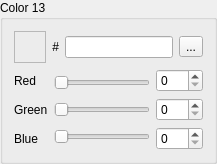
        <widget class="QGroupBox" name="group_13">
         <property name="title">
          <string>Color 13</string>
         </property>
         <layout class="QFormLayout" name="formLayout_61">
          <item row="0" column="0">
           <widget class="QFrame" name="colorFrame_13">
            <property name="minimumSize">
             <size>
              <width>32</width>
              <height>32</height>
             </size>
            </property>
            <property name="maximumSize">
             <size>
              <width>32</width>
              <height>32</height>
             </size>
            </property>
            <property name="frameShape">
             <enum>QFrame::StyledPanel</enum>
            </property>
            <property name="frameShadow">
             <enum>QFrame::Raised</enum>
            </property>
           </widget>
          </item>
          <item row="1" column="0" colspan="2">
           <widget class="QFrame" name="frame_212">
            <property name="frameShape">
             <enum>QFrame::NoFrame</enum>
            </property>
            <property name="frameShadow">
             <enum>QFrame::Raised</enum>
            </property>
            <layout class="QHBoxLayout" name="horizontalLayout_61">
             <property name="leftMargin">
              <number>0</number>
             </property>
             <property name="topMargin">
              <number>0</number>
             </property>
             <property name="rightMargin">
              <number>0</number>
             </property>
             <property name="bottomMargin">
              <number>0</number>
             </property>
             <item>
              <widget class="QFrame" name="frame_213">
               <property name="frameShape">
                <enum>QFrame::NoFrame</enum>
               </property>
               <property name="frameShadow">
                <enum>QFrame::Raised</enum>
               </property>
               <layout class="QVBoxLayout" name="verticalLayout_121">
                <property name="leftMargin">
                 <number>0</number>
                </property>
                <property name="topMargin">
                 <number>0</number>
                </property>
                <property name="rightMargin">
                 <number>0</number>
                </property>
                <property name="bottomMargin">
                 <number>0</number>
                </property>
                <item>
                 <widget class="QLabel" name="label_121">
                  <property name="text">
                   <string>Red</string>
                  </property>
                 </widget>
                </item>
                <item>
                 <widget class="QLabel" name="label_122">
                  <property name="text">
                   <string>Green</string>
                  </property>
                 </widget>
                </item>
                <item>
                 <widget class="QLabel" name="label_123">
                  <property name="text">
                   <string>Blue</string>
                  </property>
                 </widget>
                </item>
               </layout>
              </widget>
             </item>
             <item>
              <widget class="QFrame" name="frame_214">
               <property name="frameShape">
                <enum>QFrame::NoFrame</enum>
               </property>
               <property name="frameShadow">
                <enum>QFrame::Raised</enum>
               </property>
               <layout class="QVBoxLayout" name="verticalLayout_122">
                <property name="leftMargin">
                 <number>0</number>
                </property>
                <property name="topMargin">
                 <number>0</number>
                </property>
                <property name="rightMargin">
                 <number>0</number>
                </property>
                <property name="bottomMargin">
                 <number>0</number>
                </property>
                <item>
                 <widget class="QSlider" name="slider_red_13">
                  <property name="maximum">
                   <number>31</number>
                  </property>
                  <property name="pageStep">
                   <number>4</number>
                  </property>
                  <property name="orientation">
                   <enum>Qt::Horizontal</enum>
                  </property>
                 </widget>
                </item>
                <item>
                 <widget class="QSlider" name="slider_green_13">
                  <property name="maximum">
                   <number>31</number>
                  </property>
                  <property name="pageStep">
                   <number>4</number>
                  </property>
                  <property name="orientation">
                   <enum>Qt::Horizontal</enum>
                  </property>
                 </widget>
                </item>
                <item>
                 <widget class="QSlider" name="slider_blue_13">
                  <property name="maximum">
                   <number>31</number>
                  </property>
                  <property name="pageStep">
                   <number>4</number>
                  </property>
                  <property name="orientation">
                   <enum>Qt::Horizontal</enum>
                  </property>
                 </widget>
                </item>
               </layout>
              </widget>
             </item>
             <item>
              <widget class="QFrame" name="frame_215">
               <property name="frameShape">
                <enum>QFrame::NoFrame</enum>
               </property>
               <property name="frameShadow">
                <enum>QFrame::Raised</enum>
               </property>
               <layout class="QVBoxLayout" name="verticalLayout_123">
                <property name="leftMargin">
                 <number>0</number>
                </property>
                <property name="topMargin">
                 <number>0</number>
                </property>
                <property name="rightMargin">
                 <number>0</number>
                </property>
                <property name="bottomMargin">
                 <number>0</number>
                </property>
                <item>
                 <widget class="QSpinBox" name="spin_red_13">
                  <property name="maximum">
                   <number>255</number>
                  </property>
                  <property name="singleStep">
                   <number>8</number>
                  </property>
                 </widget>
                </item>
                <item>
                 <widget class="QSpinBox" name="spin_green_13">
                  <property name="maximum">
                   <number>255</number>
                  </property>
                  <property name="singleStep">
                   <number>8</number>
                  </property>
                 </widget>
                </item>
                <item>
                 <widget class="QSpinBox" name="spin_blue_13">
                  <property name="maximum">
                   <number>255</number>
                  </property>
                  <property name="singleStep">
                   <number>8</number>
                  </property>
                 </widget>
                </item>
               </layout>
              </widget>
             </item>
            </layout>
           </widget>
          </item>
          <item row="0" column="1">
           <widget class="QFrame" name="frame_216">
            <property name="frameShape">
             <enum>QFrame::NoFrame</enum>
            </property>
            <property name="frameShadow">
             <enum>QFrame::Raised</enum>
            </property>
            <layout class="QVBoxLayout" name="verticalLayout_124">
             <property name="leftMargin">
              <number>0</number>
             </property>
             <property name="topMargin">
              <number>0</number>
             </property>
             <property name="rightMargin">
              <number>0</number>
             </property>
             <property name="bottomMargin">
              <number>0</number>
             </property>
             <item>
              <widget class="QFrame" name="frame_217">
               <property name="frameShape">
                <enum>QFrame::NoFrame</enum>
               </property>
               <property name="frameShadow">
                <enum>QFrame::Raised</enum>
               </property>
               <layout class="QGridLayout" name="gridLayout_15">
                <property name="leftMargin">
                 <number>0</number>
                </property>
                <property name="topMargin">
                 <number>0</number>
                </property>
                <property name="rightMargin">
                 <number>0</number>
                </property>
                <property name="bottomMargin">
                 <number>0</number>
                </property>
                <item row="0" column="0">
                 <widget class="QFrame" name="frame_218">
                  <property name="frameShape">
                   <enum>QFrame::NoFrame</enum>
                  </property>
                  <property name="frameShadow">
                   <enum>QFrame::Raised</enum>
                  </property>
                  <layout class="QFormLayout" name="formLayout_62">
                   <property name="leftMargin">
                    <number>0</number>
                   </property>
                   <property name="topMargin">
                    <number>0</number>
                   </property>
                   <property name="rightMargin">
                    <number>0</number>
                   </property>
                   <property name="bottomMargin">
                    <number>0</number>
                   </property>
                   <item row="0" column="0">
                    <widget class="QLabel" name="label_124">
                     <property name="text">
                      <string>#</string>
                     </property>
                     <property name="alignment">
                      <set>Qt::AlignRight|Qt::AlignTrailing|Qt::AlignVCenter</set>
                     </property>
                    </widget>
                   </item>
                   <item row="0" column="1">
                    <widget class="QLineEdit" name="hex_13"/>
                   </item>
                  </layout>
                 </widget>
                </item>
                <item row="0" column="1">
                 <widget class="QToolButton" name="pick_13">
                  <property name="text">
                   <string>...</string>
                  </property>
                  <property name="icon">
                   <iconset resource="../resources/images.qrc">
                    <normaloff>:/icons/pipette.ico</normaloff>:/icons/pipette.ico</iconset>
                  </property>
                 </widget>
                </item>
               </layout>
              </widget>
             </item>
            </layout>
           </widget>
          </item>
         </layout>
        </widget>
